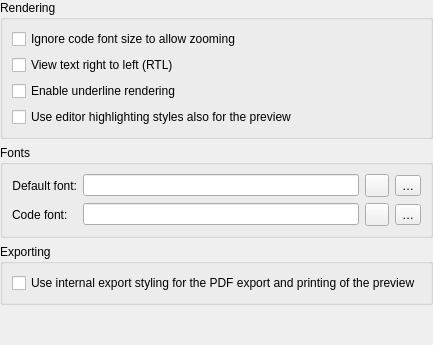
           <widget class="QWidget" name="previewFontPage">
            <layout class="QGridLayout" name="gridLayout_42">
             <property name="leftMargin">
              <number>0</number>
             </property>
             <property name="topMargin">
              <number>0</number>
             </property>
             <property name="rightMargin">
              <number>0</number>
             </property>
             <property name="bottomMargin">
              <number>0</number>
             </property>
             <item row="4" column="0">
              <spacer name="verticalSpacer_10">
               <property name="orientation">
                <enum>Qt::Vertical</enum>
               </property>
               <property name="sizeHint" stdset="0">
                <size>
                 <width>20</width>
                 <height>40</height>
                </size>
               </property>
              </spacer>
             </item>
             <item row="2" column="0">
              <widget class="QGroupBox" name="previewFontsGroupBox">
               <property name="sizePolicy">
                <sizepolicy hsizetype="Minimum" vsizetype="Preferred">
                 <horstretch>0</horstretch>
                 <verstretch>0</verstretch>
                </sizepolicy>
               </property>
               <property name="title">
                <string>Fonts</string>
               </property>
               <layout class="QGridLayout" name="gridLayout_6">
                <item row="0" column="0">
                 <widget class="QLabel" name="noteTextViewFontHeadlineLabel">
                  <property name="text">
                   <string>Default font:</string>
                  </property>
                  <property name="alignment">
                   <set>Qt::AlignRight|Qt::AlignTrailing|Qt::AlignVCenter</set>
                  </property>
                 </widget>
                </item>
                <item row="0" column="1">
                 <widget class="QLineEdit" name="noteTextViewFontLabel">
                  <property name="readOnly">
                   <bool>true</bool>
                  </property>
                 </widget>
                </item>
                <item row="0" column="3">
                 <widget class="QToolButton" name="noteTextViewResetButton">
                  <property name="toolTip">
                   <string>Reset font</string>
                  </property>
                  <property name="text">
                   <string notr="true">…</string>
                  </property>
                  <property name="icon">
                   <iconset theme="edit-clear">
                    <normaloff>:/icons/breeze-qownnotes/16x16/edit-clear.svg</normaloff>:/icons/breeze-qownnotes/16x16/edit-clear.svg</iconset>
                  </property>
                 </widget>
                </item>
                <item row="1" column="3">
                 <widget class="QToolButton" name="noteTextViewCodeResetButton">
                  <property name="toolTip">
                   <string>Reset font</string>
                  </property>
                  <property name="text">
                   <string notr="true">…</string>
                  </property>
                  <property name="icon">
                   <iconset theme="edit-clear" resource="../breeze-pkbsuite.qrc">
                    <normaloff>:/icons/breeze-pkbsuite/16x16/edit-clear.svg</normaloff>:/icons/breeze-pkbsuite/16x16/edit-clear.svg</iconset>
                  </property>
                 </widget>
                </item>
                <item row="1" column="1">
                 <widget class="QLineEdit" name="noteTextViewCodeFontLabel">
                  <property name="readOnly">
                   <bool>true</bool>
                  </property>
                 </widget>
                </item>
                <item row="1" column="0">
                 <widget class="QLabel" name="noteTextViewCodeFontHeadlineLabel">
                  <property name="text">
                   <string>Code font:</string>
                  </property>
                  <property name="icon" stdset="0">
                   <iconset theme="gtk-select-font" resource="../breeze-pkbsuite.qrc">
                    <normaloff>:/icons/breeze-pkbsuite/16x16/gtk-select-font.svg</normaloff>:/icons/breeze-pkbsuite/16x16/gtk-select-font.svg</iconset>
                  </property>
                 </widget>
                </item>
                <item row="1" column="2">
                 <widget class="QToolButton" name="noteTextViewCodeButton">
                  <property name="toolTip">
                   <string>Set a new font</string>
                  </property>
                  <property name="text">
                   <string/>
                  </property>
                  <property name="icon">
                   <iconset theme="edit-clear" resource="../breeze-pkbsuite.qrc">
                    <normaloff>:/icons/breeze-pkbsuite/16x16/edit-clear.svg</normaloff>:/icons/breeze-pkbsuite/16x16/edit-clear.svg</iconset>
                  </property>
                 </widget>
                </item>
                <item row="0" column="2">
                 <widget class="QToolButton" name="noteTextViewButton">
                  <property name="toolTip">
                   <string>Set a new font</string>
                  </property>
                  <property name="text">
                   <string/>
                  </property>
                  <property name="icon">
                   <iconset theme="gtk-select-font" resource="../breeze-pkbsuite.qrc">
                    <normaloff>:/icons/breeze-pkbsuite/16x16/gtk-select-font.svg</normaloff>:/icons/breeze-pkbsuite/16x16/gtk-select-font.svg</iconset>
                  </property>
                 </widget>
                </item>
               </layout>
              </widget>
             </item>
             <item row="3" column="0">
              <widget class="QGroupBox" name="groupBox_26">
               <property name="title">
                <string>Exporting</string>
               </property>
               <layout class="QVBoxLayout" name="verticalLayout_29">
                <item>
                 <widget class="QCheckBox" name="useInternalExportStylingCheckBox">
                  <property name="text">
                   <string>Use internal export styling for the PDF export and printing of the preview</string>
                  </property>
                 </widget>
                </item>
               </layout>
              </widget>
             </item>
             <item row="1" column="0">
              <widget class="QGroupBox" name="groupBox_34">
               <property name="sizePolicy">
                <sizepolicy hsizetype="Minimum" vsizetype="Preferred">
                 <horstretch>0</horstretch>
                 <verstretch>0</verstretch>
                </sizepolicy>
               </property>
               <property name="title">
                <string>Rendering</string>
               </property>
               <layout class="QVBoxLayout" name="verticalLayout_30">
                <item>
                 <widget class="QCheckBox" name="noteTextViewIgnoreCodeFontSizeCheckBox">
                  <property name="text">
                   <string>Ignore code font size to allow zooming</string>
                  </property>
                 </widget>
                </item>
                <item>
                 <widget class="QCheckBox" name="noteTextViewRTLCheckBox">
                  <property name="text">
                   <string>View text right to left (RTL)</string>
                  </property>
                 </widget>
                </item>
                <item>
                 <widget class="QCheckBox" name="noteTextViewUnderlineCheckBox">
                  <property name="text">
                   <string>Enable underline rendering</string>
                  </property>
                 </widget>
                </item>
                <item>
                 <widget class="QCheckBox" name="noteTextViewUseEditorStylesCheckBox">
                  <property name="text">
                   <string>Use editor highlighting styles also for the preview</string>
                  </property>
                 </widget>
                </item>
               </layout>
              </widget>
             </item>
            </layout>
           </widget>
